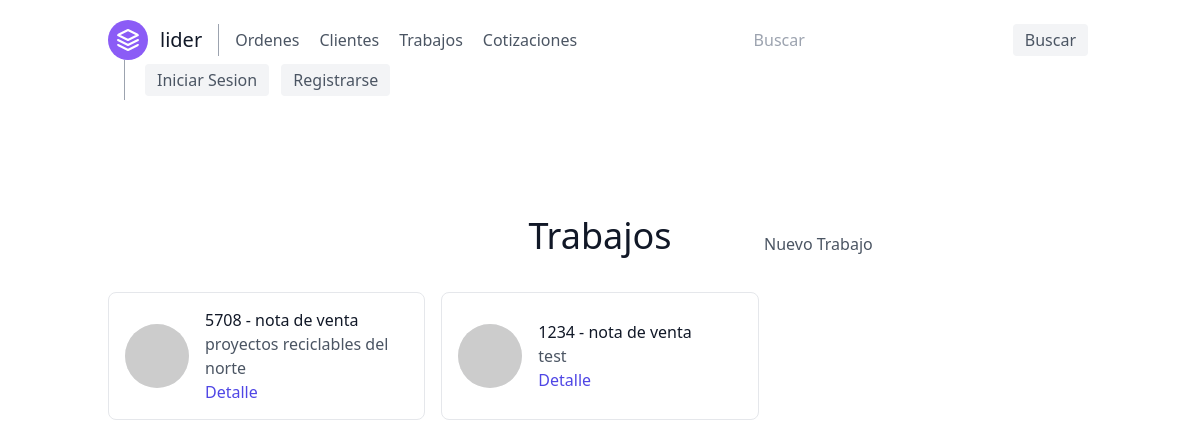
Page /trabajos/ on the earlier database version.
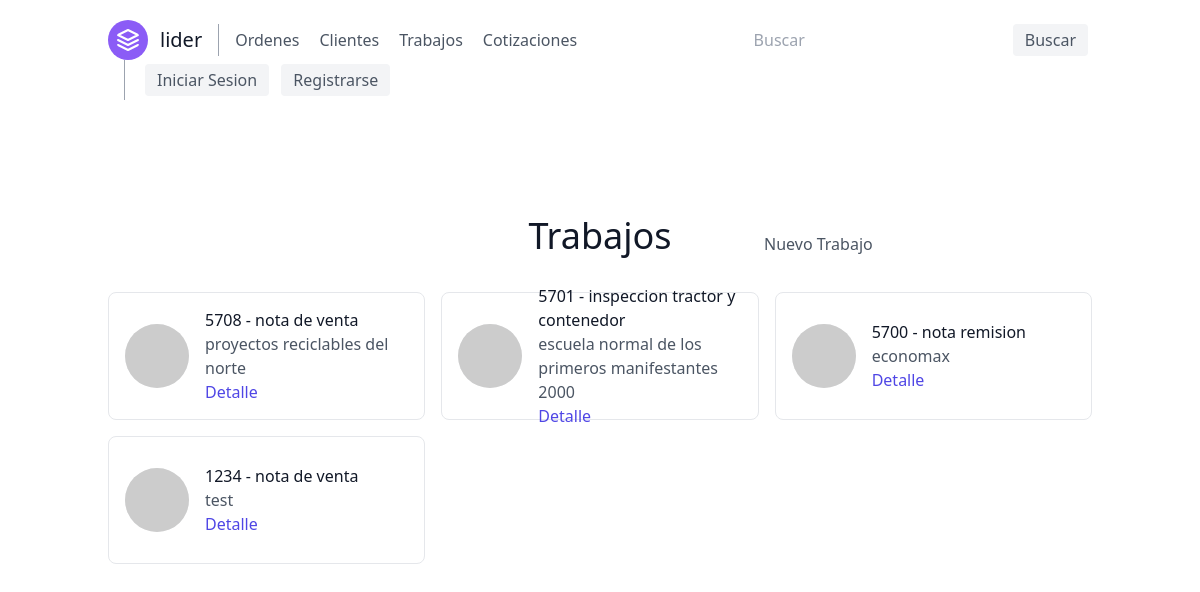
Same page on the later database version.
### orders/models.py (models this page shows, shortened)
class Lider(models.Model):
    lider_id = models.CharField('Numero de Lider', max_length=4,
                                validators=[RegexValidator(r'^\d{1,10}$')], primary_key=True)
    doc_description = models.CharField(verbose_name='Descripcion del formato',
                                       max_length=250, default='NOTA DE VENTA')
    customer = models.ForeignKey(Customer, on_delete=models.CASCADE, default='')
    doc_inks = models.CharField(max_length=14, choices=[('negra', 'NEGRA'),
                                                        ('reflex', 'AZUL REFLEX'),
                                                        ('rojo032', 'ROJO 032CV'),
                                                        ('naranjaDirecto', 'NARANJA DIRECTO')
                                                        ],
                                default='reflex')

class Customer(models.Model):
    name_company = models.CharField(verbose_name='Nombre/Empresa', max_length=50)
    email = models.EmailField(verbose_name='Correo', null=True)
    phone_number = models.CharField(verbose_name='Telefono', max_length=10, validators=[RegexValidator(r'^\d{1,10}$')])
    address = models.CharField(verbose_name='Domicilio', max_length=100, null=True)
    shipping = models.BooleanField(verbose_name='Entrega a domicilio')
    def __str__(self):
        return self.name_company

### lider/views.py (the view)
# urls.py: path('', LiderView.as_view(), name='lider'),
class LiderView(ListView):
    model = Lider
    template_name = 'lider/lider.html'
    ordering = ['-lider_id']

### lider/templates/lider/lider.html
{% extends 'base.html' %}
{% block content %}
    <section class="text-gray-600 body-font">
        <div class="container px-5 py-24 mx-auto">
            <div class="grid grid-cols-3 text-center w-full mb-5">
                <p></p>
                <h1 class="sm:text-4xl text-3xl font-medium title-font mb-4 text-gray-900">Trabajos</h1>
                <a class="grid content-center justify-start" href="{% url 'lider-create' %}">Nuevo Trabajo</a>
            </div>
            <div class="flex flex-wrap -m-2">
                {% for lider in lider_list %}
                    <div class="p-2 lg:w-1/3 md:w-1/2 w-full h-36">
                        <div class="h-full flex items-center border-gray-200 border p-4 rounded-lg">
                            <img alt="team"
                                 class="w-16 h-16 bg-gray-100 object-cover object-center flex-shrink-0 rounded-full mr-4"
                                 src="https://dummyimage.com/80x80">
                            <div class="flex-grow">
                                <h2 class="text-gray-900 title-font font-medium">{{ lider.lider_id }} - {{ lider.doc_description|lower }}</h2>
                                <p>{{ lider.customer }}</p>
                                <a href="{% url 'lider-detail' lider.pk  %}"
                                   class="text-indigo-600 hover:text-blue-500">Detalle</a>
                            </div>
                        </div>
                    </div>
                {% endfor %}
            </div>
        </div>
    </section>
{% endblock content %}

### templates/base.html (shortened to what this page needs)
<!DOCTYPE HTML>
<html lang="EN">
<head>
    {% include 'scripts.html' %}
</head>
<body>
{% include "navbar.html" %}
{% block content %}
{% endblock content %}
</body>
</html>

### templates/scripts.html (shortened to what this page needs)
<link href="https://unpkg.com/tailwindcss@^2/dist/tailwind.min.css" rel="stylesheet">

### templates/navbar.html
<header class="text-gray-600 body-font">
    <div class="container mx-auto flex flex-wrap p-5 flex-col md:flex-row items-center">
        <a href="{% url 'home' %}" class="flex title-font font-medium items-center text-gray-900 mb-4 md:mb-0">
            <svg xmlns="http://www.w3.org/2000/svg" fill="none" stroke="currentColor" stroke-linecap="round"
                 stroke-linejoin="round" stroke-width="2" class="w-10 h-10 text-white p-2 bg-purple-500 rounded-full"
                 viewBox="0 0 24 24">
                <path d="M12 2L2 7l10 5 10-5-10-5zM2 17l10 5 10-5M2 12l10 5 10-5"></path>
            </svg>
            <span class="ml-3 text-xl">lider</span>
        </a>
        <nav class="md:mr-auto md:ml-4 md:py-1 md:pl-4 md:border-l md:border-gray-400	flex flex-wrap items-center text-base justify-center">
            <a class="mr-5 hover:text-gray-900" href="{% url 'order-list' %}">Ordenes</a>
            <a class="mr-5 hover:text-gray-900" href="{% url 'customers' %}">Clientes</a>
            <a class="mr-5 hover:text-gray-900" href="{% url 'lider' %}">Trabajos</a>
            <a class="mr-5 hover:text-gray-900" href="{% url 'budgets' %}">Cotizaciones</a>
        </nav>
        <form class="my-auto" role="search"
              method="GET" action="{% url 'search' %}">
            <input class='mr-5 hover:text-gray-900' type="text" placeholder="Buscar" aria-label="Search" name="q">
            <button class="items-center justify-center flex flex-wrap inline-flex items-center bg-gray-100 border-0 py-1 px-3 focus:outline-none hover:bg-gray-200 rounded text-base mt-4 md:mt-0 mx-1"
                    type="submit">Buscar
            </button>
        </form>
        <div class="md:ml-4 md:py-1 md:pl-4 md:border-l md:border-gray-400">
            {% if request.user.is_authenticated %}
                <a class="mr-5 hover:text-gray-900">{{ request.user }}</a>
                <a href="{% url 'logout' %}"
                   class="inline-flex items-center bg-gray-100 border-0 py-1 px-3 focus:outline-none hover:bg-gray-200 rounded text-base mt-4 md:mt-0 mx-1">
                    Cerrar Sesion
                </a>
            {% else %}
                <a href="{% url 'login' %}"
                   class="inline-flex items-center bg-gray-100 border-0 py-1 px-3 focus:outline-none hover:bg-gray-200 rounded text-base mt-4 md:mt-0 mx-1">
                    Iniciar Sesion
                </a>
                <a href="{% url 'register-signup' %}"
                   class="inline-flex items-center bg-gray-100 border-0 py-1 px-3 focus:outline-none hover:bg-gray-200 rounded text-base mt-4 md:mt-0 mx-1">
                    Registrarse
                </a>
            {% endif %}
        </div>
    </div>
</header>

Differences in the rows shown:
added Lider: lider_id "5701", doc_description "inspeccion tractor y contenedor", customer "escuela normal de los primeros manifestantes 2000"
added Lider: lider_id "5700", doc_description "nota remision", customer "economax"
